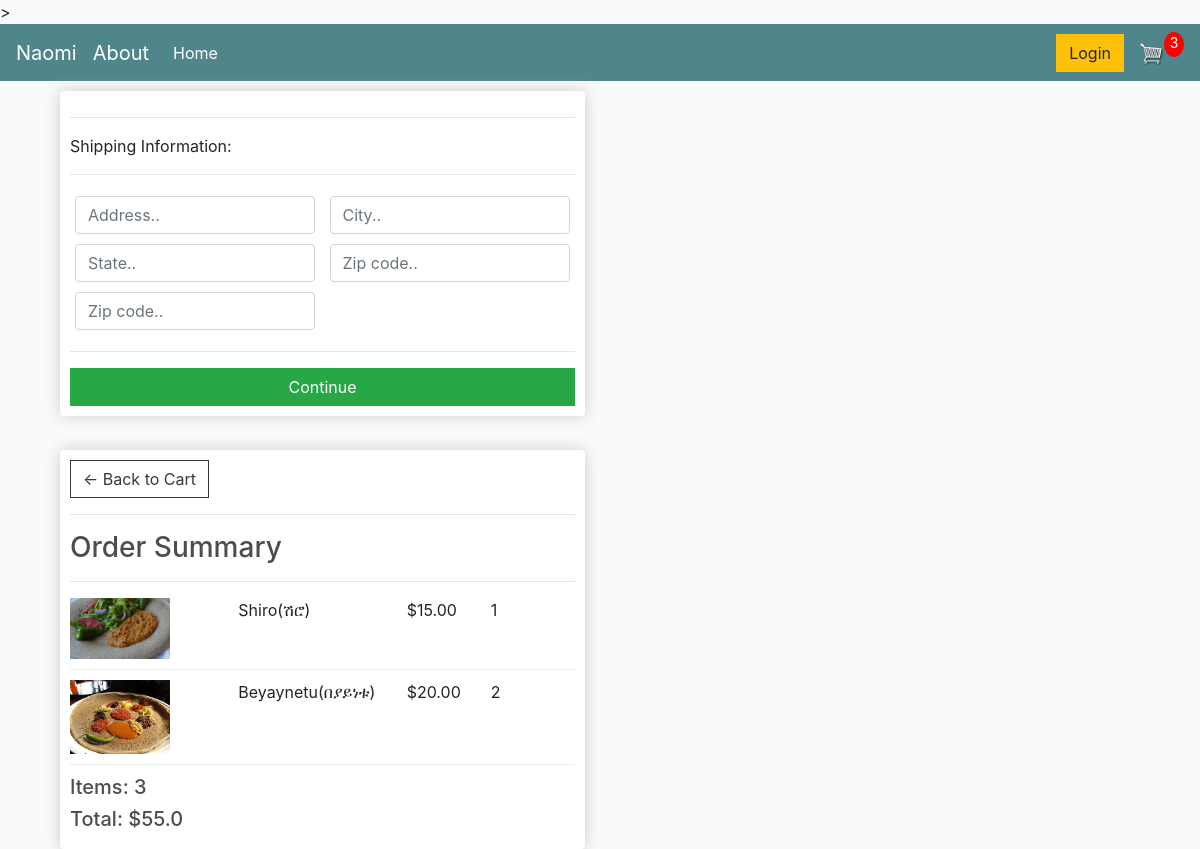
Screenshot of /checkout/ (signed in) with the database file from the repository.
### store/models.py (models this page shows, shortened)
class Order(models.Model):
    customer = models.ForeignKey(Customer, on_delete=models.SET_NULL, blank=True, null=True)
    date_orderd = models.DateTimeField(auto_now_add=True)
    complete = models.BooleanField(default=False, null=True, blank=False)
    transaction_id = models.CharField(max_length=200, null=True)
    @property
    def shipping(self):
        shipping = False
        orderitems = self.orderitem_set.all()
        for i in orderitems:
            if i.product.digital == False:
                shipping = True
        return shipping
    @property
    def get_cart_total(self):
        orderitems = self.orderitem_set.all()
        total = sum([item.get_total for item in orderitems])
        return total
    def get_cart_items(self):
        orderitems = self.orderitem_set.all()
        total = sum([item.quantity for item in orderitems])
        return total

class OrderItem(models.Model):
    product = models.ForeignKey(Product, on_delete=models.SET_NULL, blank=True, null=True)
    order  = models.ForeignKey(Order, on_delete=models.SET_NULL, blank=True, null=True)
    quantity = models.IntegerField(default=0, null=True, blank=True)
    date_added = models.DateTimeField(auto_now_add=True)
    @property
    def get_total(self):
        total = float(self.product.price)  * self.quantity
        print('checked for ....')
        return total

class Product(models.Model):
    name = models.CharField(max_length=200, null=True)
    digital = models.BooleanField(default=False, null=True, blank=False)
    image  = models.ImageField(null=True, blank=True)
    price = models.DecimalField(max_digits=7, decimal_places=2)
    @property
    def imageURL(self):
        try:
            url = self.image.url
        except:
            url = ''
        return url

### store/views.py (the view)
# urls.py: path('checkout/', views.checkout, name="checkout"),
def checkout(request):
    data = cartData(request)
    cartItems = data['cartItems']
    order     = data['order']
    items     = data['items']
    context = {'items': items, 'order': order, 'cartItems': cartItems, 'shiping': False}
    return render(request, 'store/checkout.html', context)

### store/utils.py (called while the page is built)
def cartData(request):
    if request.user.is_authenticated:
        customer  = request.user.customer
        order, created = Order.objects.get_or_create(customer=customer, complete=False)
        items     = order.orderitem_set.all()
        cartItems = order.get_cart_items
    else:
        cookieData = cookieCart(request)
        cartItems  = cookieData['cartItems']
        order     = cookieData['order']
        items     = cookieData['items']
    return {'cartItems':cartItems, 'order':order, 'items':items}

### store/templates/store/checkout.html (shortened to what this page needs)
{% extends 'store/main.html' %}
{% load static %}
{% block content %}
     <div class="row">
		<div class="col-lg-6">
			<div class="box-element" id="form-wrapper">
				<form id="form">
					<div id="shipping-info">
						<hr>
						<p>Shipping Information:</p>
						<hr>
						<div class="form-field">
							<input class="form-control" type="text" name="address" placeholder="Address..">
						</div>
						<div class="form-field">
							<input class="form-control" type="text" name="city" placeholder="City..">
						</div>
						<div class="form-field">
							<input class="form-control" type="text" name="state" placeholder="State..">
						</div>
						<div class="form-field">
							<input class="form-control" type="text" name="zipcode" placeholder="Zip code..">
						</div>
						<div class="form-field">
							<input class="form-control" type="text" name="country" placeholder="Zip code..">
						</div>
					</div>
					<hr>
					<input id="form-button" class="btn btn-success btn-block" type="submit" value="Continue">
				</form>
			</div>
			<br>
		</div>
		<div class="col-lg-6">
			<div class="box-element">
				<a  class="btn btn-outline-dark" href="{% url 'cart' %}">&#x2190; Back to Cart</a>
				<hr>
				<h3>Order Summary</h3>
				<hr>
				{% for item in items %}
				<div class="cart-row">
					<div style="flex:2"><img class="row-image" src="{{item.product.imageURL}}"></div>
					<div style="flex:2"><p>{{item.product.name}}</p></div>
					<div style="flex:1"><p>${{item.product.price}} </p></div>
					<div style="flex:1"><p>{{item.quantity}}</p></div>
				</div>
				{% endfor %}
				<h5>Items:   {{order.get_cart_items}}</h5>
				<h5>Total:   ${{order.get_cart_total}}</h5>
			</div>
		</div>
	</div>
{% endblock content %}

### store/templates/store/main.html (shortened to what this page needs)
<!DOCTYPE html>
{% load static %}
<html>
    <head>
           <link rel="stylesheet" href="https://stackpath.bootstrapcdn.com/bootstrap/4.3.1/css/bootstrap.min.css">
           <link rel="stylesheet" type= "text/css" href="{% static 'css/main.css' %}">
     </head>
     <body>
         <nav class="navbar navbar-expand-lg navbar-dark bg-dark">
          <a class="navbar-brand" href="{% url 'store' %}">Naomi</a>
          <a class="navbar-brand" href="{% url 'about' %}">About</a>
          <div class="collapse navbar-collapse" id="navbarSupportedContent">
            <ul class="navbar-nav mr-auto">
              <li class="nav-item active">
                <a class="nav-link" href="{% url 'store' %}">Home <span class="sr-only">(current)</span></a>
              </li>
            </ul>
            <div class="form-inline my-2 my-lg-0">
	     	<a href="https://google.com" class="btn btn-warning">Login</a>
	     	<a href="{% url 'cart' %}">
	    		<img  id="cart-icon" src="{% static 'images/cart.png' %}">
	    	</a>
	    	<p id="cart-total">{{cartItems}}</p>
    	    </div>
          </div>
        </nav>
        <div class="container"
             {% block content %}
             {% endblock %}
     </body>
</html>

### static/css/main.css (style rules this page uses)
body { background-color: hsl(0, 0%, 98%); }
h1,h2,h3,h4,h5,h6 { color:hsl(0, 0%, 30%); }
.box-element { box-shadow:hsl(0, 0%, 80%) 0 0 16px; background-color: #fff; border-radius: 4px; padding: 10px; }
.bg-dark { background-color: #4f868c!important; }
#cart-icon { width:25px; display: inline-block; margin-left: 15px; }
#cart-total { display: block; text-align: center; color:#fff; background-color: red; width: 20px; height: 25px; border-radius: 50%; font-size: 14px; }
.col-lg-4, .col-lg-6, .col-lg-8, .col-lg-12 { margin-top: 10px; }
.btn { border-radius: 0; }
.row-image { width: 100px; }
.form-field { width:250px; display: inline-block; padding: 5px; }
.cart-row { display: flex; align-items: flex-stretch; padding-bottom: 10px; margin-bottom: 10px; border-bottom: 1px solid #ececec; }

### rows the page displays
Order: id.quantity "3", get_cart_items "3", get_cart_total "55.0"
OrderItem: product.imageURL (picture), product.name "Shiro(ሽሮ)", product.price "15.00", quantity "1"
OrderItem: product.imageURL (picture), product.name "Beyaynetu(በያይነቱ)", product.price "20.00", quantity "2"
